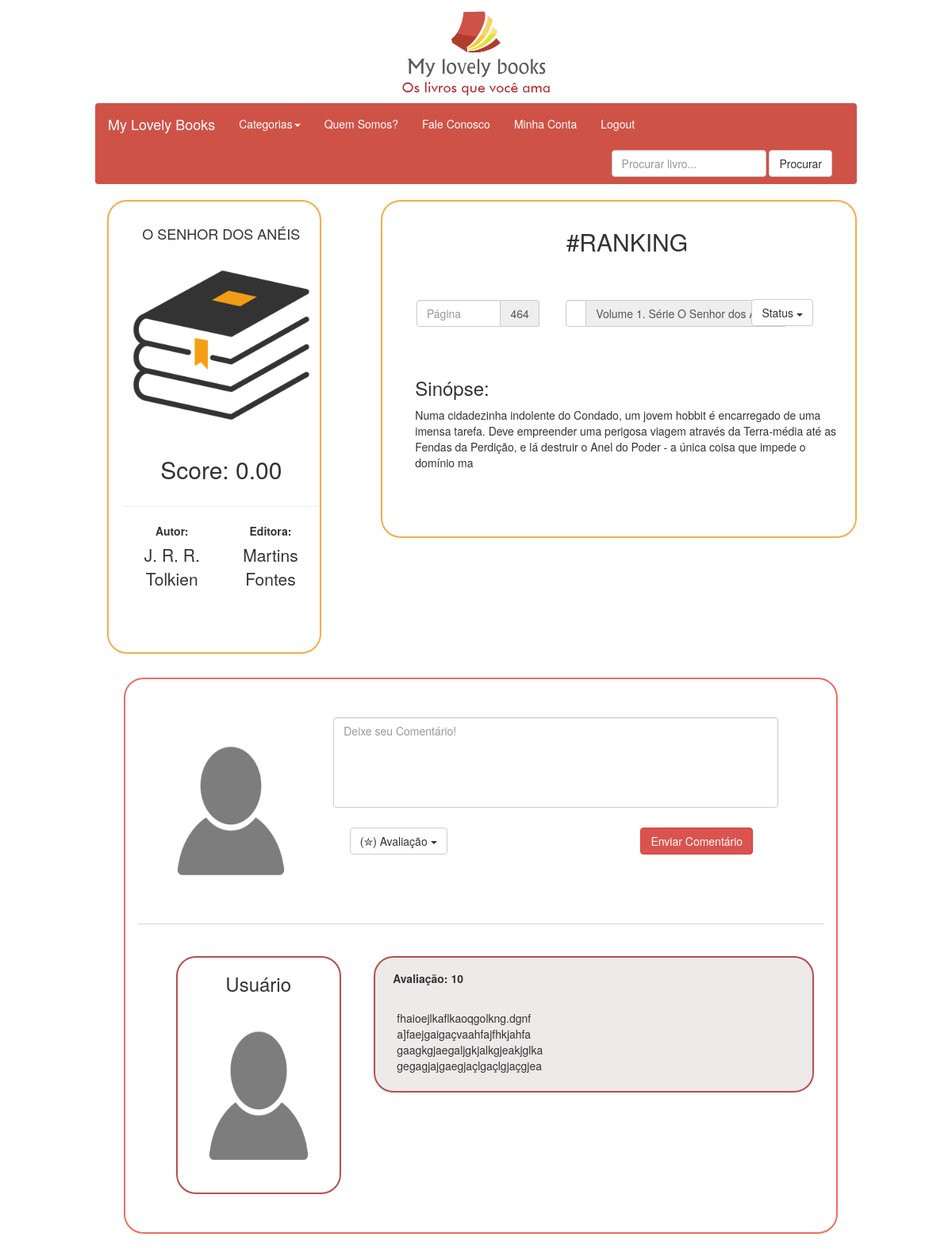
The app's page /bookPage.php?id=5 (signed in) with its own data.
### tables this page shows
CREATE TABLE tb_book (
    bookId int NOT NULL AUTO_INCREMENT,
    title varchar(255) NOT NULL,
    author varchar(255) NOT NULL,
    synopsis varchar(255) NOT NULL,
    publisher varchar(255) NOT NULL,
    volumes varchar(255) NOT NULL,
    chapters varchar(255) NOT NULL,
    pages int NOT NULL,
    score double(2,2) NOT NULL,
    categoryId int NOT NULL,
    CONSTRAINT Book_pk PRIMARY KEY (bookId)
);

### bdService/bdbook.php (called while the page is built, shortened)
<?php
	function getOneBook($id){
		$sql = "SELECT * FROM tb_book WHERE bookId=".$id;
		$conn = abrirConexao();
		$array = array();
		$result = mysqli_query($conn, $sql);
		if(mysqli_query($conn, $sql)){
			if($result){
				if(mysqli_num_rows($result)>0){
					while($row = mysqli_fetch_assoc($result)){
						$array[] = $row;
					}
				}
			}
		} else {
			$_SESSION["message"] = "Erro ao fazer consulta";
		}
		return $array[0];
	}
?>

### bookPage.php (the view, shortened to what this page needs)
<?php
	include_once 'bdService/bdBook.php';
	$loginValid = false;
	if(isset($_SESSION["name"]) && $_SESSION["login"] == true){
		$loginValid = true;
		if(isset($_GET["id"])){
			$id = $_GET["id"];
			$book = getOneBook($id);
		}
	}
	else{
		Header("Location: login.php");
	}
?>
<html>
	<head>
		<link href="bootstrap/css/bootstrap.min.css" rel="stylesheet" type="text/css"></link>
		<link href="css/css.css" rel="stylesheet" type="text/css"></link>
	</head>
	<body>
		<div class="banner">
			<a href="index.php">
				<img src="images/LogoAWB.png" class="banner" width="214" height="129.5"/>
			</a>
		</div>
		<nav class="navbar">
			<div class="container-fluid">
				<div class="navbar-header">
				  <a class="navbar-brand" href="#">My Lovely Books</a>
				</div>
				<div class="collapse navbar-collapse" id="bs-example-navbar-collapse-1">
				  <ul class="nav navbar-nav">
					<li class="dropdown">
					  <a href="#" class="dropdown-toggle" data-toggle="dropdown" role="button" aria-haspopup="true" aria-expanded="false">Categorias<span class="caret"></span></a>
					</li>
					<li><a href="#">Quem Somos?</a></li>
					<li><a href="#">Fale Conosco</a></li>
					<?php if($loginValid == false): ?>
						<li><a href="login.php">Login</a></li>
					<?php else: ?>
						<li><a href="myAccount.php">Minha Conta</a></li>
						<li><a href="logout.php">Logout</a></li>
					<?php endif; ?>
				  </ul>
				  <form class="navbar-form navbar-right" action="search_book.php" method="post">
					<div class="form-group">
					  <input type="text" class="form-control" placeholder="Procurar livro...">
					</div>
					<button type="submit" class="btn btn-default">Procurar</button>
				  </form>
				</div>
			</div>
		</nav>
		<div class="col-sm-3 col-xs-6 painel">
			<div class="jumbotron mybooks">
				<div class="row text-center">
					<h4 class="text-center aproximar-topo"><?=$book["title"]?></h4>
					<img src="images/book_default.png" class="img-responsive"/>
				</div>
				<div class="row text-center">
					<h2><span>Score:</span> <?=$book["score"]?></h2>
					<div class="col-md-12 ">
						<hr/>
						<div class="form-group col-sm-6 col-xs-6">
							<label for="author">Autor:</label>
							<p id="author"><?=$book["author"]?></p>
						  </div>
						  <div class="form-group col-sm-6 col-xs-6">
							<label for="publisher">Editora:</label>
							<p id="publisher"><?=$book["publisher"]?></p>
						  </div>
					</div>
				</div>
			</div>
		</div>
		<div class="col-sm-6 col-xs-6 painel-top jumbotron mybooks">
			<div class="row aproximar-topo">
				<h2 class="text-center">#RANKING </h2>
			</div>
			<div class="form-group row separar">
				<div class="col-sm-4">
					<div class="separar">
						<div class="input-group">
							<input type="text" class="form-control" placeholder="Página" aria-describedby="basic-addon2">
							<span class="input-group-addon" id="basic-addon2"><?=$book["pages"]?></span>
						</div>
					</div>
				</div>
				<div class="col-sm-5">
					<div class="separar">
						<div class="input-group">
							<input type="text" class="form-control" placeholder="Volumes" aria-describedby="basic-addon2">
							<span class="input-group-addon" id="basic-addon2"><?= ($book["volumes"] == "" ? "?" : $book["volumes"])?></span>
						</div>
					</div>
				</div>
				<div class="col-sm-3">
					<div class="separar">
						<div class="dropdown">
							<button class="btn btn-default dropdown-toggle" type="button" id="status" data-toggle="dropdown" aria-haspopup="true" aria-expanded="true">
								Status
								<span class="caret"></span>
							</button>
						</div>
					</div>
				</div>
				<div class="form-group col-md-12">
					<h3 for="synopsis">Sinópse:</h3>
					<div id="synopsis"><?=$book["synopsis"]?></div>
				</div>
			</div>
		</div>
		<div class="col-sm-9 arrumar jumbotron myperfil">
				<div class="row">
					<div class="col-sm-3">
						<img src="images/profile-icon.png" class="img-responsive" />
					</div>
					<div class="col-sm-8">
						<div class="row">
							<textarea class="form-control" rows="5" placeholder="Deixe seu Comentário!	"></textarea>
						</div>
						<div class="row separar">
							<div class="col-sm-8">
								<div class="dropdown">
									<button class="btn btn-default dropdown-toggle" type="button" id="score" data-toggle="dropdown" aria-haspopup="true" aria-expanded="true">
										(✮)	Avaliação
										<span class="caret"></span>
									</button>
								</div>
							</div>
							<div class="col-sm-3">
								<input type="submit" class="btn btn-danger" value="Enviar Comentário"/>
							</div>
						</div>
					</div>
				</div>
				<hr/>
				<div class="row">
						<ul class="no-dot">
							<li class="">
								<div class="col-sm-3 coment-border">
									<h3 class="text-center">Usuário</h3>
									<img src="images/profile-icon.png" class="img-responsive"/>
								</div>
								<div class="col-sm-8 comentario coment-border painel-top">
									<div class="row">
										<label>Avaliação: 10</label>
									</div>
									<div class="row separar">
										fhaioejlkaflkaoqgolkng.dgnf</br>
										a]faejgaigaçvaahfajfhkjahfa</br>
										gaagkgjaegaljgkjalkgjeakjglka</br>
										gegagjajgaegjaçlgaçlgjaçgjea</br>
									</div>
								</div>
							</li>
						</ul>
				</div>
		</div>
</html>

### css/css.css (style rules this page uses)
textarea { resize: none; height: 40%; }
.img-responsive { display: block; margin: 0 auto; width: auto; height: 30%; }
.banner { float: none; display:block; margin-left:auto; margin-right:auto; }
.row { margin-left:1%; }
.navbar { background-color: #cf5247; margin-left: 10%; margin-right: 10%; }
.painel { margin-left: 10%; }
.painel-top { margin-left: 5%; }
a:visited, a:link { color: white; }
form { display: inline-block; margin-left: auto; margin-right: auto; text-align: left; }
.separar { padding: 1%; }
.myperfil { background: white !important; border-radius: 25px; border: 2px solid #ef6d62; }
.mybooks { background: white !important; border-radius: 25px; border: 2px solid #f2ad4d; }
.arrumar { margin-left:13%; }
.aproximar-topo { margin-top: -6%; }
.coment-border { border-radius: 25px; border: 2px solid #b74e4e; }
.comentario { background-color: #edeaea; padding: 2%; }
.no-dot { list-style-type: none; }

### records on screen
tb_book: title "O SENHOR DOS ANÉIS", score "0.00", author "J. R. R. Tolkien", publisher "Martins Fontes", pages "464", volumes "Volume 1. Série O Senhor dos Anéis", synopsis "Numa cidadezinha indolente do Condado, um jovem hobbit é encarregado de uma imensa tarefa. Deve empreender uma perigosa viagem através da Terra-média até as Fendas da Perdição, e lá destruir o Anel do Poder - a única coisa que impede o domínio ma"
